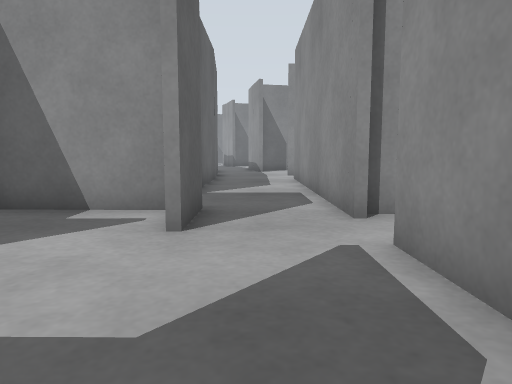
view 1 (above)

24 first-person views from a walk through a robot-simulator world made for Gazebo. The camera is 0.5 m above the floor, tilts 6° down and sees 70° across. The floor is counted in squares, 0.5 m on a side. Each view is taken from the middle of a square. On the plan, view 1 faces up. The plan holds only what a view shows up to about 13 squares ahead; the rest is blank. The place goes on beyond the plan.

view 2
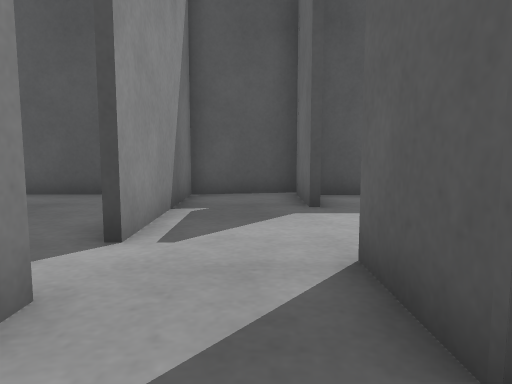

view 3
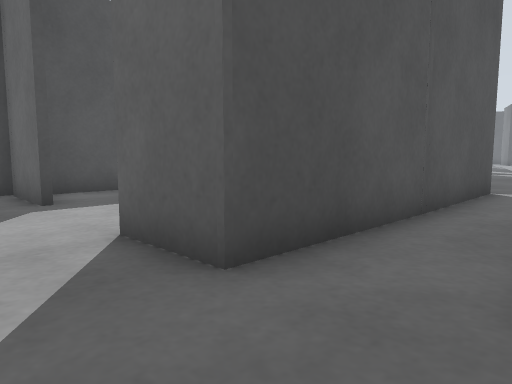

view 4
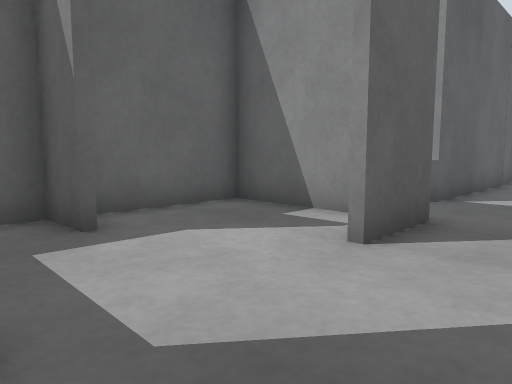

view 5
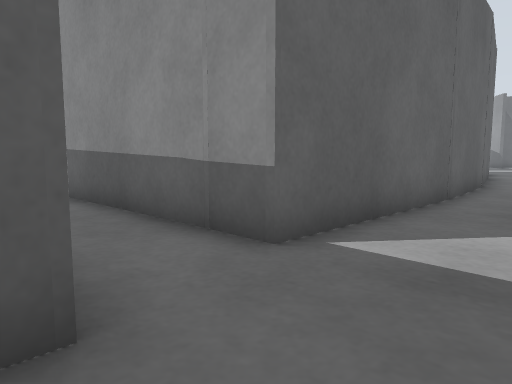

view 6
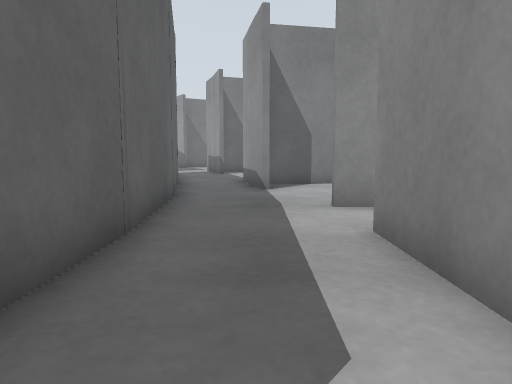

view 7
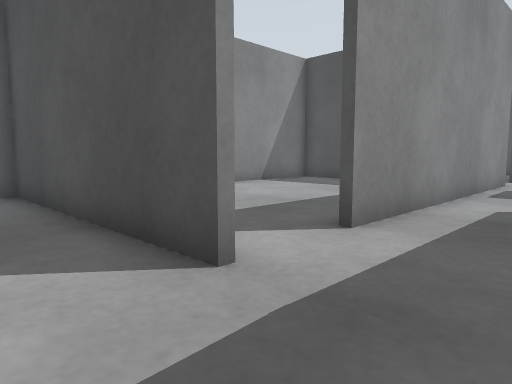

view 8
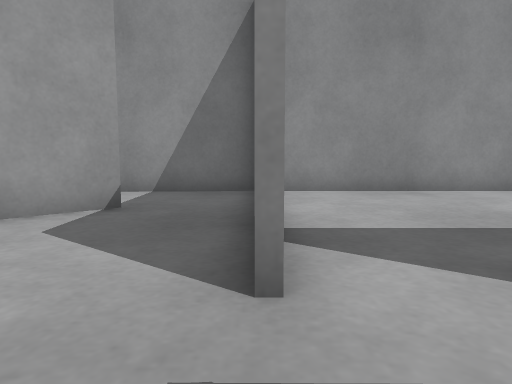

view 9
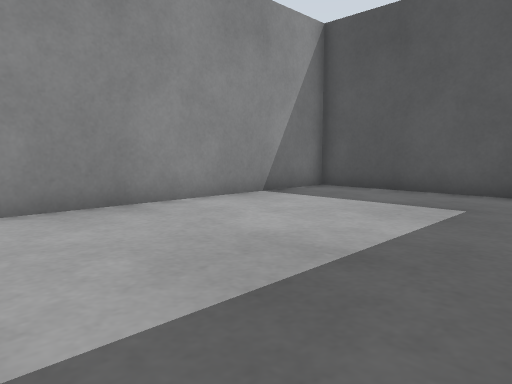

view 10
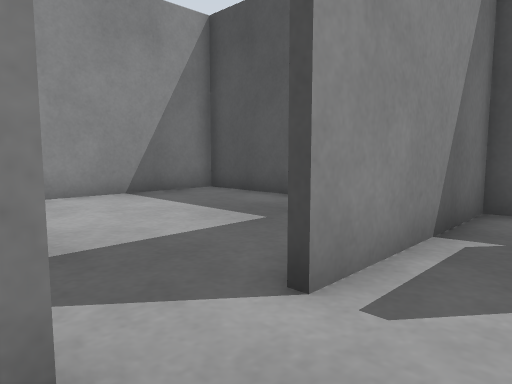

view 11
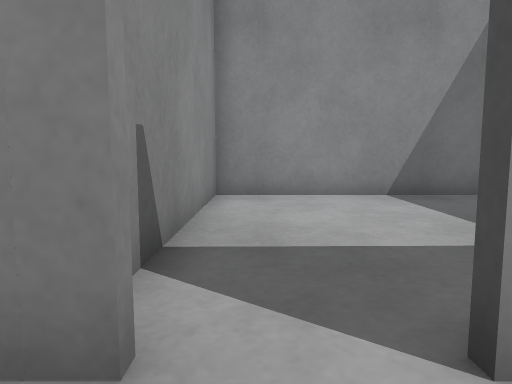

view 12
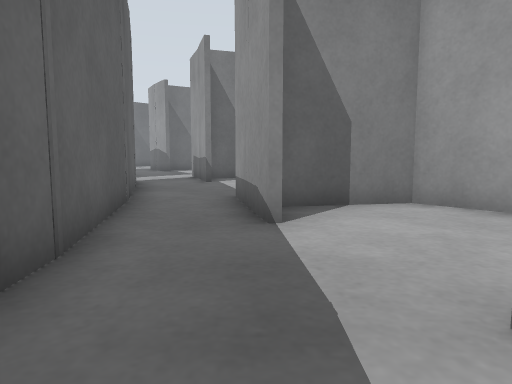

view 13
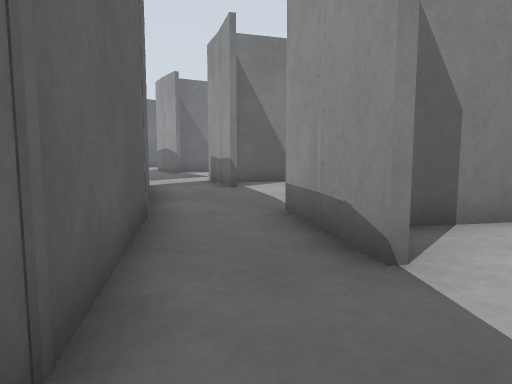

view 14
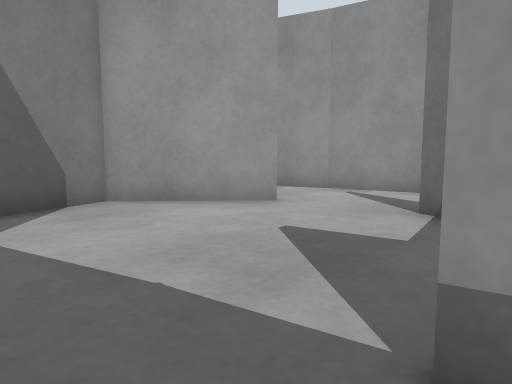

view 15
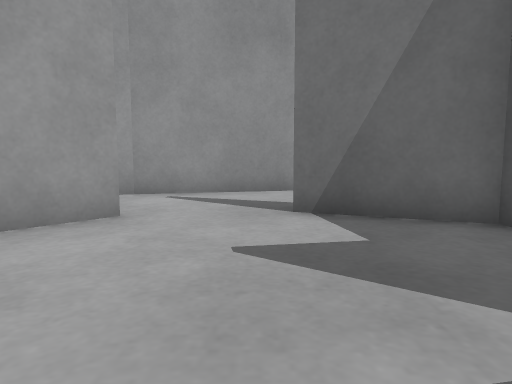

view 16
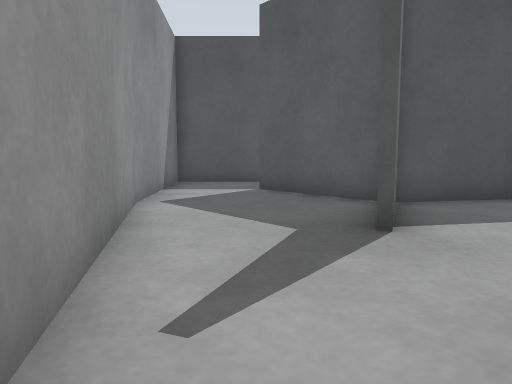

view 17
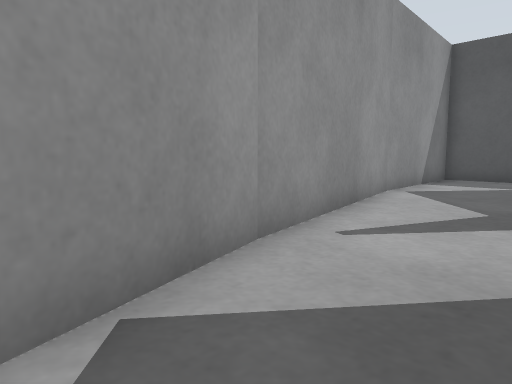

view 18
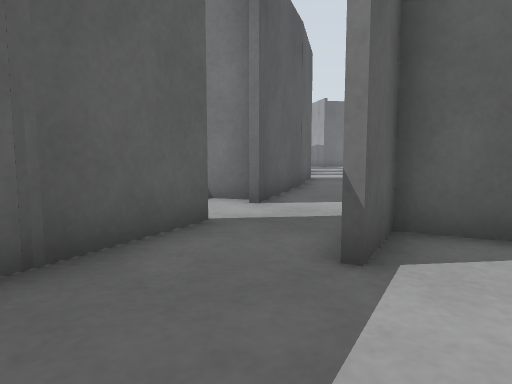

view 19
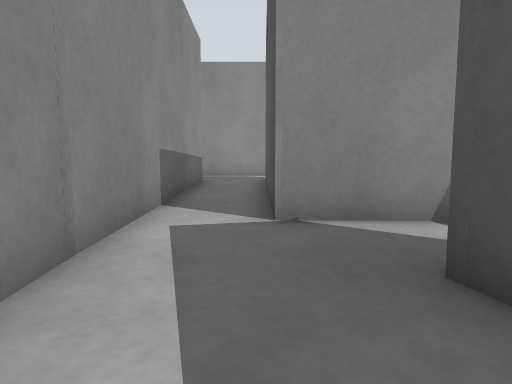

view 20
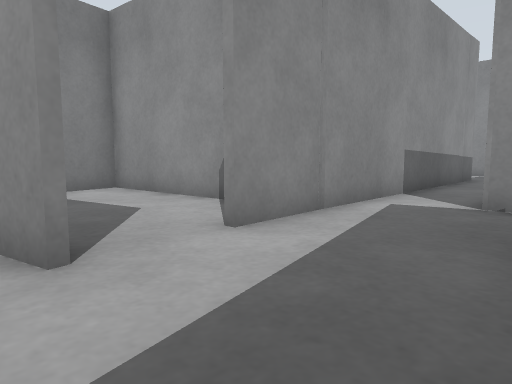

view 21
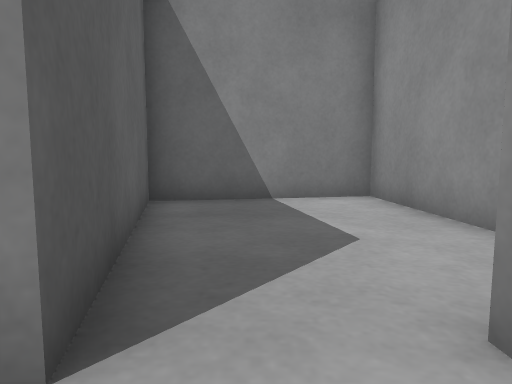

view 22
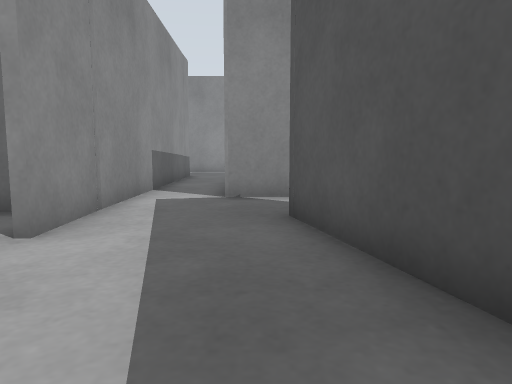

view 23
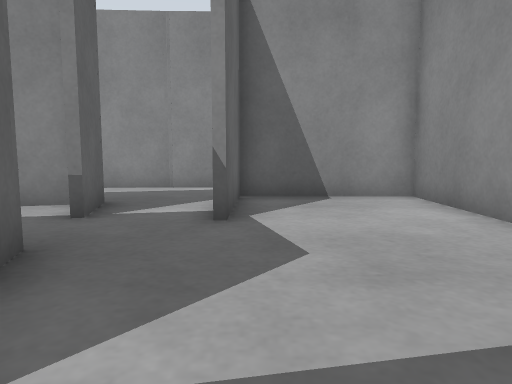

view 24
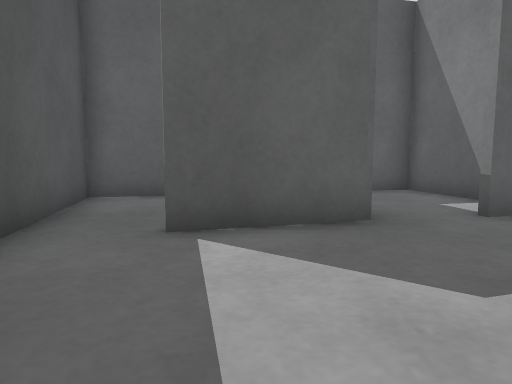

### Floor plan
Ten units are one square. View 1 is at (0, 0); x grows to the right and y downward. Boxes are objects, and circles mark ways between rooms. Rooms are numbered by the first view taken in them; rooms with no view inside come last. Other rooms are left out.
<svg viewBox="-185 -323 279 360">
<path fill="none" stroke="#000" d="M-9 -13 -9 14 15 9 15 -40M15 -55 15 -75M-10 -66 -10 -46M15 -75 15 -148M-96 -41 -96 -68 -10 -66M-16 -147 -17 -90 -138 -87M-18 -165 -16 -143M-135 -51 -121 -55 -117 -36M34 -224 59 -196M32 -224 4 -218M85 -225 69 -291M58 -195 31 -224M70 -290 60 -318M15 -170 88 -170 88 -226M-23 -203 -19 -184M-19 -187 -18 -165M23 -168 15 -168M37 -62 88 -62 88 -162M-17 -278 -20 -287M3 -220 31 -226 43 -254M-27 -227 -23 -203M38 -282 12 -306 -20 -295 -15 -279M-44 -284 -27 -231M2 -201 -5 -235M-118 -101 -123 -156 -172 -146 -159 -84M-160 -45 -135 -51M-161 -84 -163 -93M-114 -18 -106 12M-53 -32 -53 -65 -96 -66M-94 -66 -94 -34M-126 -51 -161 -43 -158 -32M-114 32 -102 30M37 9 89 9 88 -60 18 -60M-20 -287 -25 -303"/>
<circle cx="5" cy="-65" r="3" fill="#2a7"/>
<circle cx="20" cy="-45" r="3" fill="#2a7"/>
<circle cx="0" cy="-170" r="3" fill="#2a7"/>
<circle cx="20" cy="-155" r="3" fill="#2a7"/>
<circle cx="-125" cy="-70" r="3" fill="#2a7"/>
<circle cx="-110" cy="-45" r="3" fill="#2a7"/>
<circle cx="-10" cy="-200" r="3" fill="#2a7"/>
<circle cx="40" cy="-270" r="3" fill="#2a7"/>
<circle cx="-30" cy="-280" r="3" fill="#2a7"/>
<circle cx="-160" cy="-70" r="3" fill="#2a7"/>
<text x="0" y="-30">1</text>
<text x="-40" y="-80">2</text>
<text x="50" y="-230">3</text>
<text x="50" y="-120">4</text>
<text x="0" y="-260">5</text>
<text x="-150" y="-100">6</text>
<text x="-180" y="-80">7</text>
<text x="-90" y="-20">8</text>
<text x="50" y="-30">9</text>
<text x="-30" y="-290">10</text>
</svg>
Room 1 opens to room 2. Room 1 opens to room 9. Room 2 opens to room 3. Room 2 opens to room 4. Room 2 opens to room 6. Room 2 opens to room 8. Room 3 opens to room 5. Room 5 opens to room 10. Room 6 opens to room 7.

Where each view was taken, in squares from view 1:
view 1: 0 up, 0 right, facing up
view 2: 8 up, 0 right, facing down
view 3: 9 up, 1 right, facing down-left
view 4: 1 up, 1 right, facing up-left
view 5: 6 up, 1 right, facing up-left
view 6: 10 up, 0 right, facing up
view 7: 19 up, 1 left, facing down-right
view 8: 17 up, 1 left, facing right
view 9: 16 up, 2 right, facing down-right
view 10: 6 up, 0 right, facing down-right
view 11: 5 up, 0 right, facing right
view 12: 15 up, 0 right, facing up
view 13: 17 up, 1 left, facing up
view 14: 23 up, 2 left, facing up-right
view 15: 26 up, 2 left, facing right
view 16: 30 up, 6 right, facing down
view 17: 32 up, 4 right, facing down-right
view 18: 25 up, 0 right, facing up-left
view 19: 7 up, 15 left, facing right
view 20: 5 up, 17 left, facing up-right
view 21: 7 up, 15 left, facing up
view 22: 6 up, 18 left, facing right
view 23: 2 down, 9 left, facing up
view 24: 0 up, 6 left, facing left
